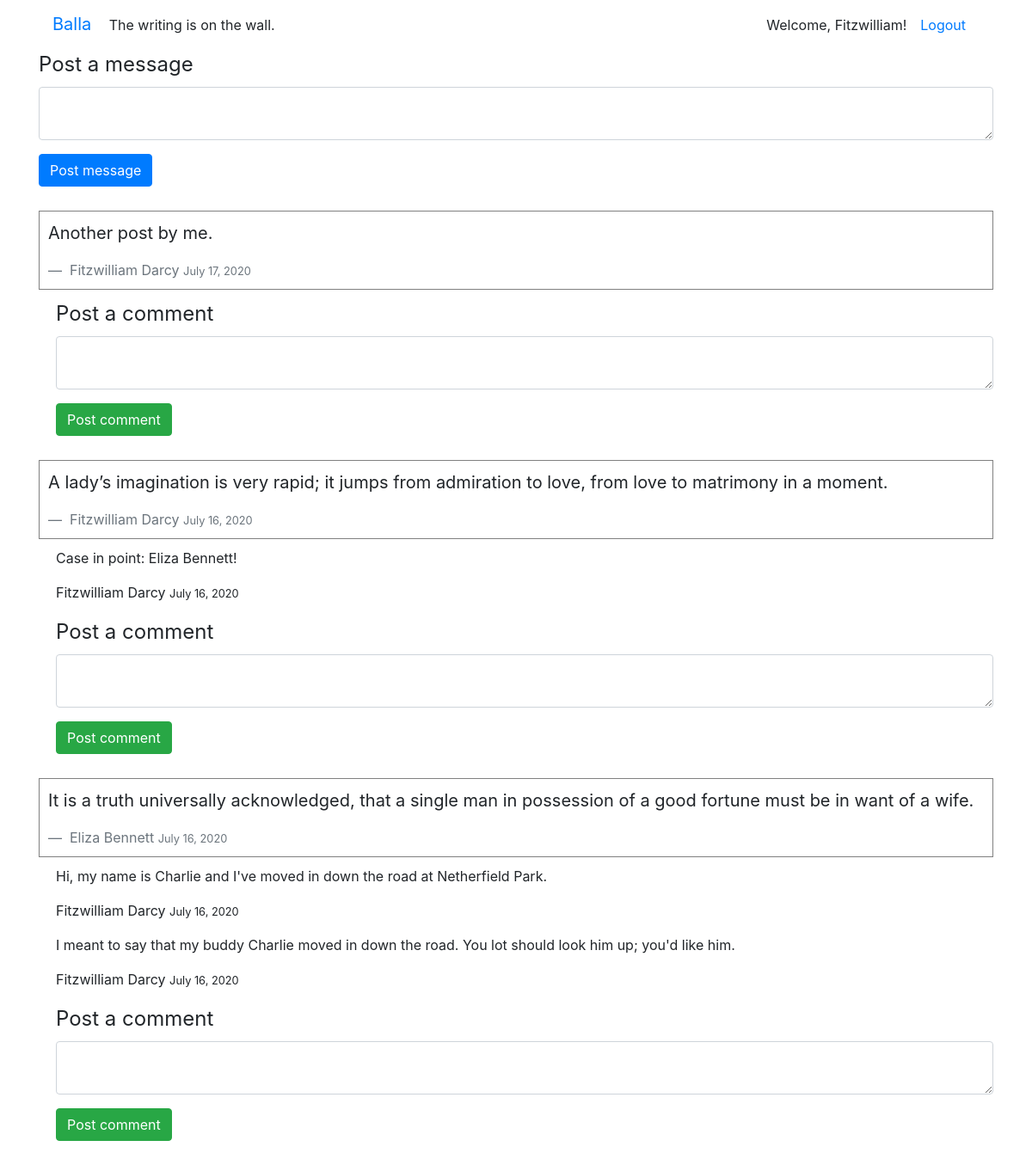
Page /posts/ (signed in) on the committed database.
### login_app/models.py (models this page shows, shortened)
class User(models.Model):
    first_name = models.CharField(max_length=255)
    last_name = models.CharField(max_length=255)
    birth_date = models.DateTimeField(default=datetime.date.today)
    email = models.EmailField(max_length=255)
    password = models.CharField(max_length=255)
    created_at = models.DateTimeField(auto_now_add = True)
    updated_at = models.DateTimeField(auto_now = True)
    objects = UserManager()

### balla_app/models.py (models this page shows, shortened)
class Message(models.Model):
    user=models.ForeignKey(User,related_name="messages", on_delete=models.CASCADE)
    message=models.TextField()
    created_at = models.DateTimeField(auto_now_add = True)
    updated_at = models.DateTimeField(auto_now = True)
    objects = MessageManager()
    def deletable(self):
        now = timezone.now()
        diff = now - self.created_at
        if diff.days == 0 and diff.seconds < 1800:
            return True
        return False

class Comment(models.Model):
    user=models.ForeignKey(User,related_name="comments", on_delete=models.CASCADE)
    message=models.ForeignKey(Message,related_name="comments", on_delete=models.CASCADE)
    comment=models.TextField()
    created_at = models.DateTimeField(auto_now_add = True)
    updated_at = models.DateTimeField(auto_now = True)
    objects = CommentManager()

### balla_app/views.py (the view)
# urls.py: path('', views.welcome),
def welcome(request):
    if (not 'user_id' in request.session.keys()) or (request.session['user_id'] == ''):
        return redirect('/')
    context = {
        "user": User.objects.get(id=request.session['user_id']),
        "wall_messages": Message.objects.all().order_by('-created_at'),
    }
    return render(request,'posts/balla.html', context)

### balla_app/templates/posts/balla.html (shortened to what this page needs)
<!DOCTYPE html>
<html lang="en">
<head>
    <link rel="stylesheet" href="https://stackpath.bootstrapcdn.com/bootstrap/4.5.0/css/bootstrap.min.css">
    {% load static %}
    <link rel="stylesheet" href="{% static 'posts/style.css' %}">
</head>
<body>
    <div class="container">
        <nav class="navbar">
            <div>
                <a class="navbar-brand" href="/">Balla</a>
                <span class="navbar-text">The writing is on the wall.</span>
            </div>
            <div class="nav navbar-right">
                <span class="nav-item navbar-text">Welcome, {{ user.first_name}}!</span>
                <a href="/logout" class="nav-item nav-link">Logout</a>
            </div>
        </nav>
        <div class="wall-content">
            <form method="POST" action="/posts/postmessage">
                <fieldset>
                    <legend>Post a message</legend>
                </fieldset>
                <div class="form-group">
                    <textarea class="form-control" name="message" id="message"></textarea>
                </div>
                <button type="submit" class="btn btn-primary mb-2">Post message</button>
            </form>
            <div class="messages">
            {% for wall_message in wall_messages %}
                <blockquote class="blockquote">
                    <p>{{ wall_message.message }}</p>
                    <footer class="blockquote-footer">
                        {{ wall_message.user.first_name }} {{ wall_message.user.last_name }}
                        <span class="small">{{ wall_message.created_at|date:"F j, Y" }}</span>
                    </footer>
                </blockquote>
                <div class="comments">
                    {% for comment in wall_message.comments.all %}
                    <p class="comment">{{ comment.comment }}</p>
                    <p>
                        {{ comment.user.first_name }} {{ comment.user.last_name }}
                        <span class="small">{{ comment.created_at|date:"F j, Y" }}</span>
                    </p>
                    {% endfor %}
                    <form method="POST" action="/posts/{{ wall_message.id }}/comment">
                        <fieldset>
                            <legend>Post a comment</legend>
                        </fieldset>
                        <div class="form-group">
                            <textarea class="form-control" name="comment" id="comment"></textarea>
                        </div>
                        <button type="submit" class="btn btn-success mb-2">Post comment</button>
                    </form>
                </div>
            {% endfor %}
            </div>
        </div>
    </div>
</body>
</html>

### balla_app/static/posts/style.css (style rules this page uses)
form { margin-bottom: 20px; }
.blockquote { border: 1px solid gray !important; padding: 10px; margin: 10px 0; }
.comments { margin-left: 20px; }

### rows in the picture
User: first_name "Fitzwilliam"
Message: message "Another post by me.", user.first_name "Fitzwilliam", user.last_name "Darcy", created_at "July 17, 2020"
Message: message "A lady’s imagination is very rapid; it jumps from admiration to love, from love to matrimony in a moment.", user.first_name "Fitzwilliam", user.last_name "Darcy", created_at "July 16, 2020"
Comment: comment "Case in point: Eliza Bennett!", user.first_name "Fitzwilliam", user.last_name "Darcy", created_at "July 16, 2020"
Message: message "It is a truth universally acknowledged, that a single man in possession of a good fortune must be in want of a wife.", user.first_name "Eliza", user.last_name "Bennett", created_at "July 16, 2020"
Comment: comment "Hi, my name is Charlie and I've moved in down the road at Netherfield Park.", user.first_name "Fitzwilliam", user.last_name "Darcy", created_at "July 16, 2020"
Comment: comment "I meant to say that my buddy Charlie moved in down the road. You lot should look him up; you'd like him.", user.first_name "Fitzwilliam", user.last_name "Darcy", created_at "July 16, 2020"
